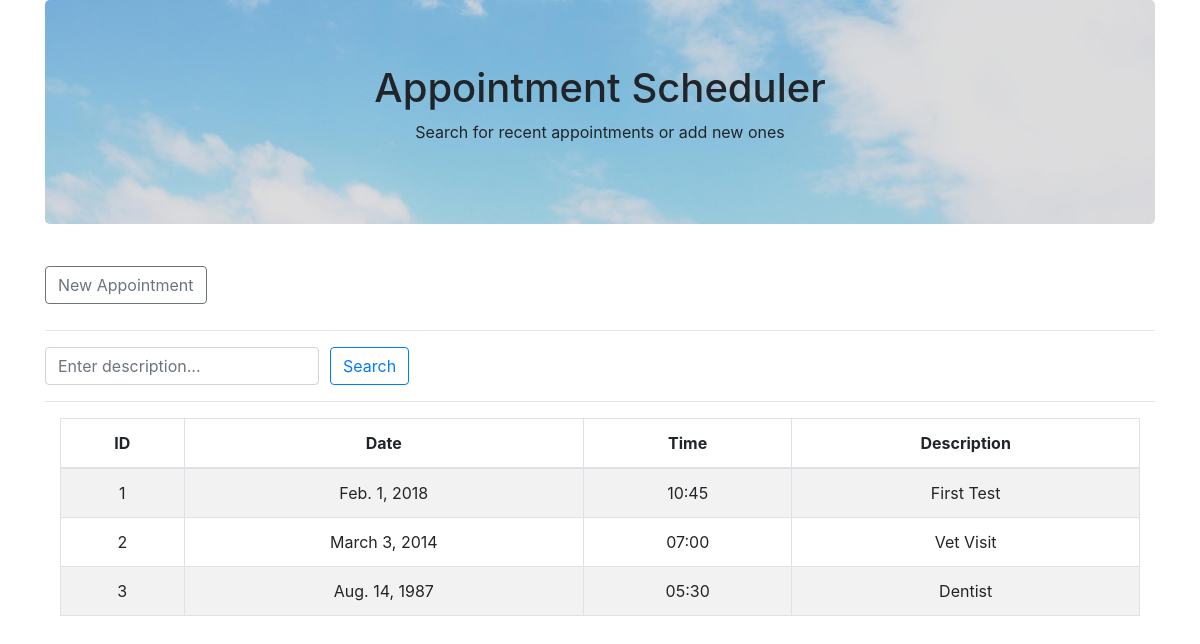
Before: / with the older database file.
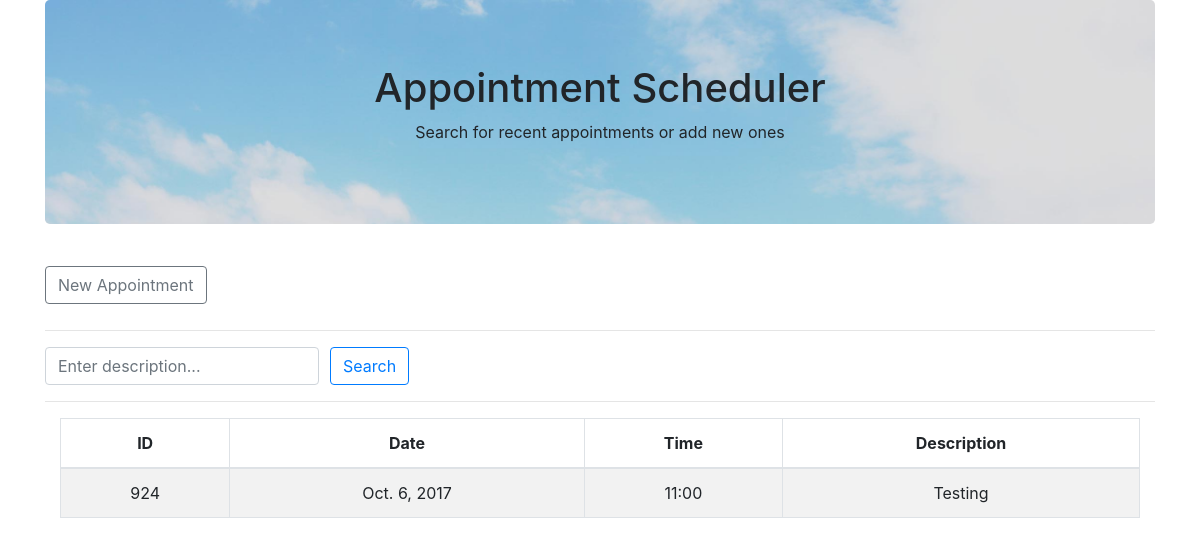
After: the same page with the newer database file.
### scheduler/models.py (models this page shows)
class Appointment(models.Model):
    date = models.DateField()
    time = models.CharField(max_length=10)
    description = models.CharField(max_length=260)

### scheduler/views.py (the view)
# urls.py: url(r'^$',views.index, name='index'),
def index(request):
    appoint_list = Appointment.objects.order_by('id')
    appt_dict = {
        'appointment_records': appoint_list,
    }
    return render(request,'scheduler/index.html', context=appt_dict)

### templates/scheduler/index.html (shortened to what this page needs)
<!DOCTYPE html>
{% load staticfiles %}
<html lang="en">
<head>
    <link rel="stylesheet" href="https://maxcdn.bootstrapcdn.com/bootstrap/4.0.0/css/bootstrap.min.css"
>
    <link rel="stylesheet" type="text/css" href="{% static "css/style.css" %}">
</head>
<body>
    <div class="container">
        <div class="jumbotron text-center">
            <h1>Appointment Scheduler</h1>
            <p>Search for recent appointments or add new ones</p>
        </div>
        <div>
            <div id="appt-btns">
                <button class="btn btn-outline-secondary" id="add-appt">
                    New Appointment
                </button>
            </div>
        </div>
        <hr>
        <div class="search-form">
            <form class="form-inline">
                <div class="form-group">
                    <input type="text" class="form-control" id="search" placeholder="Enter description...">
                </div>
                <button type="submit" class="btn btn-outline-primary">Search</button>
            </form>
        </div>
        <hr>
        <div class="container">
            {% if appointment_records %}
                <table class="table table-striped table-bordered text-center">
                    <thead>
                        <tr>
                            <th>ID</th>
                            <th>Date</th>
                            <th>Time</th>
                            <th>Description</th>
                        </tr>
                    </thead>
                    <tbody>
                        {% for appt in appointment_records %}
                        <tr>
                            <td>{{ appt.id }}</td>
                            <td>{{ appt.date }}</td>
                            <td>{{ appt.time }}</td>
                            <td>{{ appt.description }}</td>
                        </tr>
                        {% endfor %}
                    </tbody>
                </table>
            {% else %}
                <p>NO APPOINTMENTS FOUND!</p>
            {% endif %}
        </div>
    </div>
</body>
</html>

Changed rows visible on the page:
removed Appointment: id "1", date "Feb. 1, 2018", time "10:45", description "First Test"
removed Appointment: id "2", date "March 3, 2014", time "07:00", description "Vet Visit"
removed Appointment: id "3", date "Aug. 14, 1987", time "05:30", description "Dentist"
added Appointment: id "924", date "Oct. 6, 2017", time "11:00", description "Testing"
